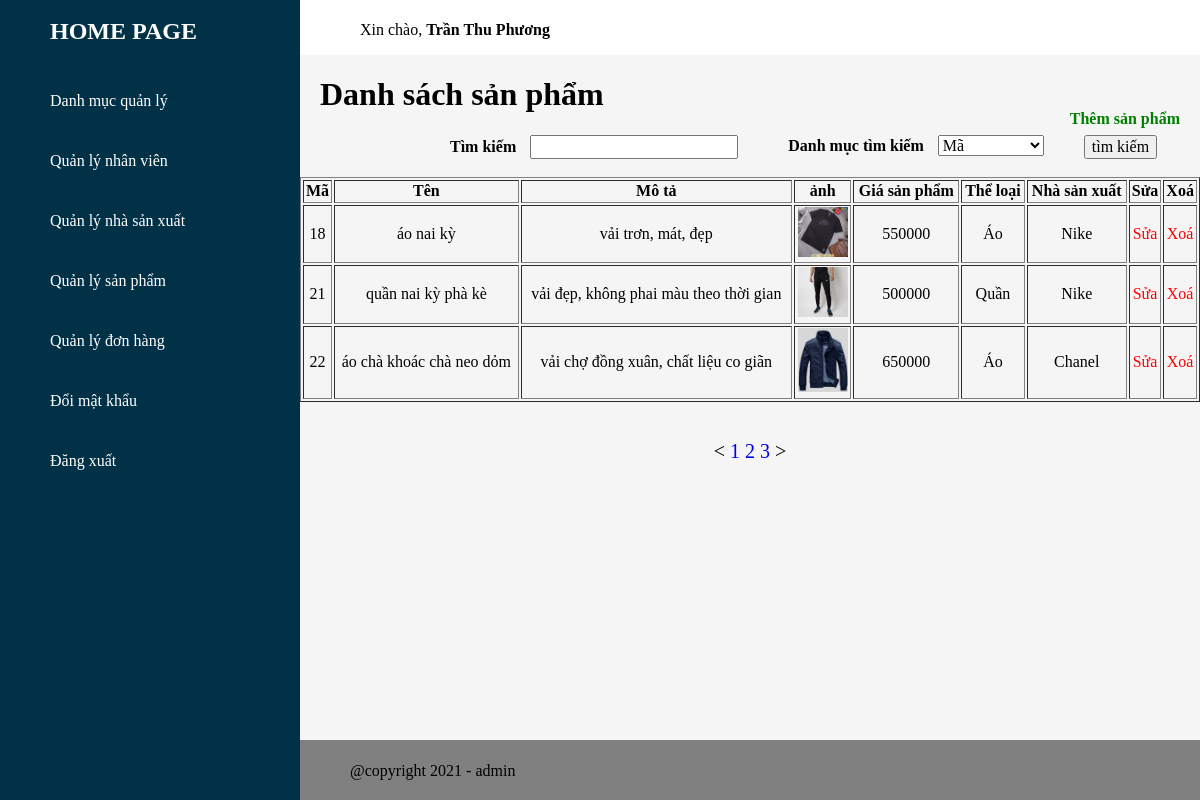
/admin/products/index.php (signed in), run on the app's committed database.
### tables this page shows
CREATE TABLE `products` (
  `id` int(11) NOT NULL,
  `name` varchar(50) NOT NULL,
  `description` text NOT NULL,
  `photo` varchar(200) NOT NULL,
  `price` int(11) NOT NULL,
  `manufactures_id` int(11) DEFAULT NULL,
  `category_id` int(11) DEFAULT NULL
);

CREATE TABLE `category` (
  `id` int(11) NOT NULL,
  `name` varchar(20) NOT NULL
);

CREATE TABLE `manufactures` (
  `id` int(11) NOT NULL,
  `name` varchar(50) NOT NULL
);

### admin/pagination/pagination_process.php (called while the page is built, shortened)
<?php
	$pages = 1;
	$number_of_rows_on_pages = 3;
	$offset = $number_of_rows_on_pages * ($pages- 1);
?>

### admin/products/index.php (the view, shortened to what this page needs)
<?php require '../header_admin.php' ?>
			<div class="details">
				<div class="recentOrder">
					<div class="table_header">
						<?php
							require '../db/connect.php';
							$category_search = 'products.id';
							$search = '';
							require '../pagination/pagination_process.php';
							if (isset($_GET['search']) && isset($_GET['category_search']) ) {
								$search = $_GET['search'];
								$category_search = $_GET['category_search'];
								$sql = "select products.*,manufactures.name as manufactures_name, category.name as category_name
								from (products join manufactures on products.manufactures_id = manufactures.id)
								join category on products.category_id = category.id
								where $category_search like '%$search%' limit $number_of_rows_on_pages offset $offset ";
							}else {
								$sql = "select products.*,manufactures.name as manufactures_name, category.name as category_name
								from (products join manufactures on products.manufactures_id = manufactures.id)
								join category on products.category_id = category.id limit $number_of_rows_on_pages offset $offset  ";
							}
							$result = mysqli_query($connect,$sql);
						?>
						<h1>Danh sách sản phẩm</h1>
						<a href="form_insert.php">
							<b>
								Thêm sản phẩm
							</b>
						</a>
					</div>
					<form>
						<div style="display: flex;">
							<div style="margin-left: 150px;">
								<label style="padding-right: 10px;">
									<b>Tìm kiếm</b>
								</label>
								<input type="text" name="search" value="<?php echo $search ?>">
							</div>
							<div style="margin-left: 50px;  margin-right: 40px;">
								<label style="padding-right: 10px;">
									<b>Danh mục tìm kiếm</b>
								</label>
								<select name="category_search">
									<?php
										switch ($category_search) {
											case '': ?>
											<?php
											case 'products.id': ?>
												<option selected value="products.id">Mã</option>
											<?php
											break;
											case 'products.name': ?>
											<?php
										}
									?>
								</select>
							</div>
							<button type="submit">
								tìm kiếm
							</button>
						</div>
					</form>
					<br>
					<table class="table_values" width="100%" border="1">
						<tr>
							<th>Mã</th>
							<th>Tên</th>
							<th>Mô tả</th>
							<th>ảnh</th>
							<th>Giá sản phẩm</th>
							<th>Thể loại</th>
							<th>Nhà sản xuất</th>
							<th>Sửa</th>
							<th>Xoá</th>
						</tr>
						<?php foreach ($result as $each): ?>
							<tr class="table_tr">
								<td><?php echo $each['id'] ?></td>
								<td><?php echo $each['name'] ?></td>
								<td><?php echo $each['description'] ?></td>
								<td>
									<img width="50px" src="photos/<?php echo $each['photo'] ?>">
								</td>
								<td><?php echo $each['price'] ?></td>
								<td><?php echo $each['category_name'] ?></td>
								<td><?php echo $each['manufactures_name'] ?></td>
								<td>
									<a class="table_update" href="form_update.php?id=<?php echo $each['id'] ?>">Sửa</a>
								</td>
								<td>
									<a class="table_update" onclick="return confirm('bạn chắc chắn xoá sản phẩm này chứ ?')" href="delete.php?id=<?php echo $each['id'] ?>">Xoá</a>
								</td>
							</tr>
						<?php endforeach ?>
					</table>
					<?php require '../pagination/pagination_display.php' ?>
				</div>
			</div>
			<?php require '../footer.php' ?>

### admin/css/style.css (style rules this page uses)
body { overflow-x: hidden; }
td { text-align: center; }
.table_header { display: flex; justify-content: space-between; }
.table_header a { padding-top: 55px; margin-right: 20px; text-decoration: none; color: green; }
.table_header h1 { margin-left: 20px; }
.table_values a { text-decoration: none; color: red; }

### data on the page
products: id "18", name "áo nai kỳ", description "vải trơn, mát, đẹp", photo (picture), price "550000", category.name "Áo", manufactures.name "Nike"
products: id "21", name "quần nai kỳ phà kè", description "vải đẹp, không phai màu theo thời gian", photo (picture), price "500000", category.name "Quần", manufactures.name "Nike"
products: id "22", name "áo chà khoác chà neo dỏm", description "vải chợ đồng xuân, chất liệu co giãn", photo (picture), price "650000", category.name "Áo", manufactures.name "Chanel"

### other printed values
$name "Trần Thu Phương"
